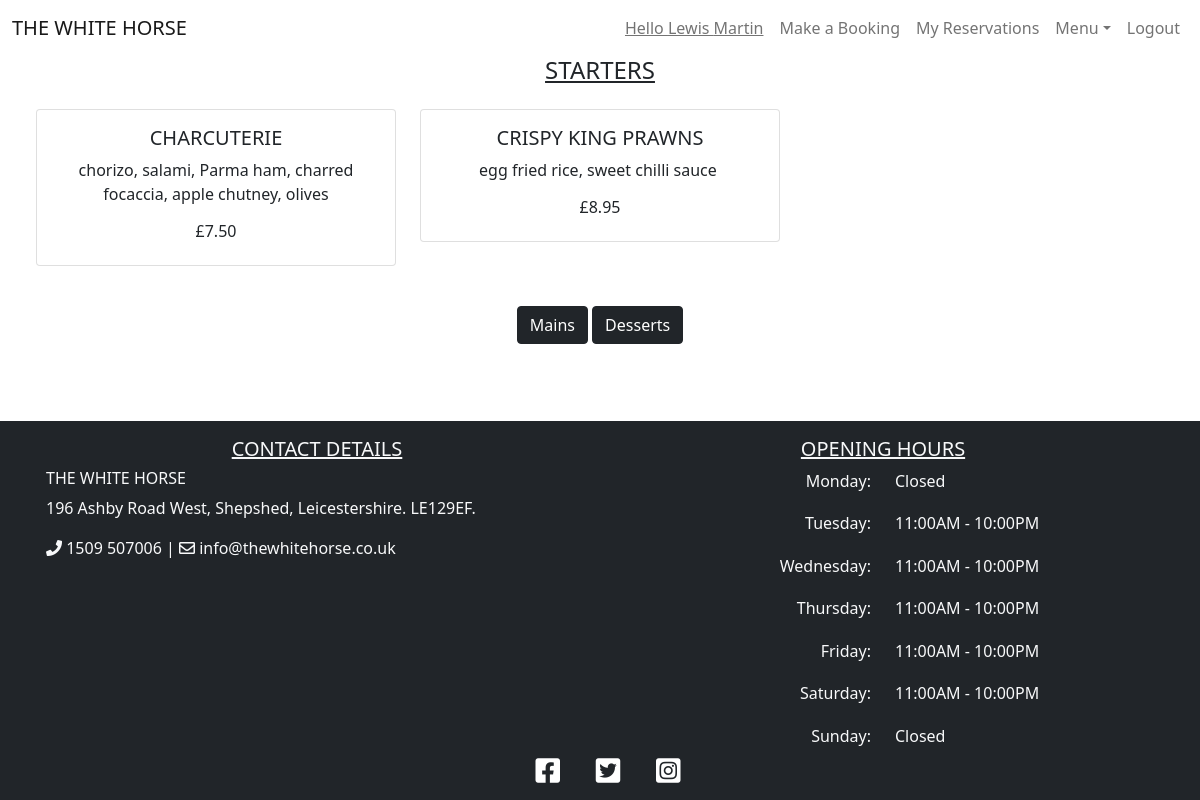
Screenshot of /menu/starters (signed in) with the database file from the repository.
### menu/models.py (models this page shows, shortened)
class Starter(models.Model):
    title = models.CharField(max_length=100, blank=False, unique=True)
    description = models.TextField(max_length=200, blank=False)
    price = models.DecimalField(max_digits=5, decimal_places=2, blank=False)
    image = CloudinaryField('image', blank=True)
    display = models.IntegerField(choices=DISPLAY)
    class Meta:
        ordering = ['title']

### menu/views.py (the view)
# urls.py: path('starters', views.StarterList.as_view(), name='starters'),
class StarterList(generic.ListView):
    model = Starter
    queryset = Starter.objects.filter(display=1).order_by('title')
    template_name = 'starters.html'

### booking/mapbox_context_processor.py (called while the page is built)
def mapbox_renderer(_request):
    return {
       'mapbox_token': settings.MAPBOX_TOKEN
    }

### templates/starters.html (shortened to what this page needs)
{% extends "base.html" %}
{% block content %}
<div class="container-fluid mb-3">
    <div class="row">
        <div class="col-lg-12 text-center">
            <h4 class="page-heading">Starters</h4>
            <div class="container-fluid mb-3">
                <div class="row">
                    <div class="col-12 mt-3 left">
                        <div class="row">
                            {% for starter in starter_list %}
                            <div class="col-md-4">
                                <div class="card mb-4">
                                    <div class="card-body text-center">
                                        <h5 class="card-title text-uppercase">{{ starter.title }}</h5>
                                        {{ starter.description | safe }}
                                        <h6 class="text-uppercase">£{{ starter.price }}</h6>
                                    </div>
                                </div>
                            </div>
                                {% endfor %}
                            </div>
                    </div>
                </div>
            </div>
            <div class="text-center">
                <a class="btn btn-dark" href="{% url 'mains' %}">Mains</a>
                <a class="btn btn-dark" href="{% url 'desserts' %}">Desserts</a>
            </div>
        </div>
    </div>
</div>
{%endblock%}

### templates/base.html (shortened to what this page needs)
{% load static %}
<!DOCTYPE html>
<html lang="en">
<head>
    <link rel="stylesheet" href="https://cdnjs.cloudflare.com/ajax/libs/font-awesome/5.15.3/css/all.min.css">
    <link href="https://cdn.jsdelivr.net/npm/bootstrap@5.0.1/dist/css/bootstrap.min.css" rel="stylesheet"
>
    <link href='https://api.mapbox.com/mapbox-gl-js/v2.3.1/mapbox-gl.css' rel='stylesheet' />
    <link rel="stylesheet" href="{% static 'css/style.css' %}">
</head>
<body class="site">
    <header>
        <nav class="navbar sticky-top navbar-expand-lg navbar-light">
            <div class="container-fluid">
                <a class="navbar-brand text-uppercase" href="{% url 'index' %}">The White Horse</a>
                <div class="collapse navbar-collapse" id="navbarNav">
                    <ul class="navbar-nav ms-auto">
                        {% if user.is_authenticated %}
                        <li class="nav-item">
                            <a class="nav-link" href="{% url 'index' %}"><u>Hello {{ user.first_name }} {{ user.last_name }}</u></a>
                        </li>
                        <li class="nav-item">
                            <a class="nav-link" href="{% url 'booking' %}">Make a Booking</a>
                        </li>
                        <li class="nav-item">
                            <a class="nav-link" href="{% url 'reservations' %}">My Reservations</a>
                        </li>
                        {% else %}
                        <li class="nav-item">
                            <a class="nav-link" href="{% url 'account_signup' %}">Make a Booking</a>
                        </li>
                        {% endif %}
                        <li class="nav-item dropdown">
                            <a href="#" class="nav-link dropdown-toggle" data-bs-toggle="dropdown">Menu</a>
                        </li>
                        {% if user.is_authenticated %}
                        <li class="nav-item">
                            <a class="nav-link" href="{% url 'account_logout' %}">Logout</a>
                        </li>
                        {% endif %}
                    </ul>
                </div>
            </div>
        </nav>
    </header>
    <main class="site-content">
        {% block content %}
        {% endblock content %}
    </main>
    <footer class="footer bg-dark text-light text-lg-start text-center">
        <div class="container p-3">
            <div class="row">
                <div class="col-lg-6 col-md-12 mb-4 mb-md-0">
                    <h5 class="text-uppercase text-center"><u>Contact Details</u></h5>
                    <h6 class="text-uppercase">The White Horse</h6>
                    <p>
                        196 Ashby Road West, Shepshed, Leicestershire. LE129EF.
                    </p>
                    <p>
                        <i class="fas fa-phone"></i> 1509 507006 | <i class="far fa-envelope"></i> info@thewhitehorse.co.uk
                    </p>
                    <div class="row p-1">
                        <div id='map'></div>
                    </div>
                </div>
                <div class="col-lg-6 col-md-12 mb-4 mb-md-0">
                    <h5 class="text-uppercase text-center"><u>Opening Hours</u></h5>
                    <div class="row hours-outer">
                        <div class="col hours-inner">
                            <ul class="text-lg-end text-center list-unstyled">
                                <li>
                                    Monday:
                                </li>
                                <li>
                                    Tuesday:
                                </li>
                                <li>
                                    Wednesday:
                                </li>
                                <li>
                                    Thursday:
                                </li>
                                <li>
                                    Friday:
                                </li>
                                <li>
                                    Saturday:
                                </li>
                                <li>
                                    Sunday:
                                </li>
                            </ul>
                        </div>
                        <div class="col hours-inner">
                            <ul class="list-unstyled">
                                <li>
                                    Closed
                                </li>
                                <li>
                                    11:00AM - 10:00PM
                                </li>
                                <li>
                                    11:00AM - 10:00PM
                                </li>
                                <li>
                                    11:00AM - 10:00PM
                                </li>
                                <li>
                                    11:00AM - 10:00PM
                                </li>
                                <li>
                                    11:00AM - 10:00PM
                                </li>
                                <li>
                                    Closed
                                </li>
                            </ul>
                        </div>
                    </div>
                </div>
            </div>
        </div>
        <div class="text-center">
            <a href="https://en-gb.facebook.com/" target="_blank" rel="noopener" class="badge badge-light"
                aria-label="visit our Facebook page (opens in a new tab)"><i
                    class="fab fa-facebook-square ms-3 h3"></i></a>
            <a href="https://twitter.com/" target="_blank" rel="noopener" class="badge badge-light"
                aria-label="visit our Twitter page (opens in a new tab)"><i
                    class="fab fa-twitter-square ms-3 h3"></i></a>
            <a href="https://www.instagram.com/" target="_blank" rel="noopener" class="badge badge-light"
                aria-label="visit our Instagram page (opens in a new tab)"><i
                    class="fab fa-instagram-square ms-3 h3"></i></a>
        </div>
    </footer>
</body>
</html>

### static/css/style.css (style rules this page uses)
body { background-color: white; }
.page-heading { text-transform: uppercase; text-decoration: underline; }
header { background-color: white; }
.site { display: flex; min-height: 100vh; flex-direction: column; }
.site-content { flex: 1; width: 100%; height: 100%; }
#map { width: 100%; height: 150px; border-radius: 25px; }
.hours-outer { height: 100%; }
.hours-inner ul { height: 100%; display: flex; flex-direction: column; }
.hours-inner li { flex: 1; }

### rows the page displays
Starter: title "CHARCUTERIE", description "chorizo, salami, Parma ham, charred focaccia, apple chutney, olives", price "7.50"
Starter: title "CRISPY KING PRAWNS", description "egg fried rice, sweet chilli sauce", price "8.95"

### other values shown
{{ user.first_name }} "Lewis"
{{ user.last_name }} "Martin"
